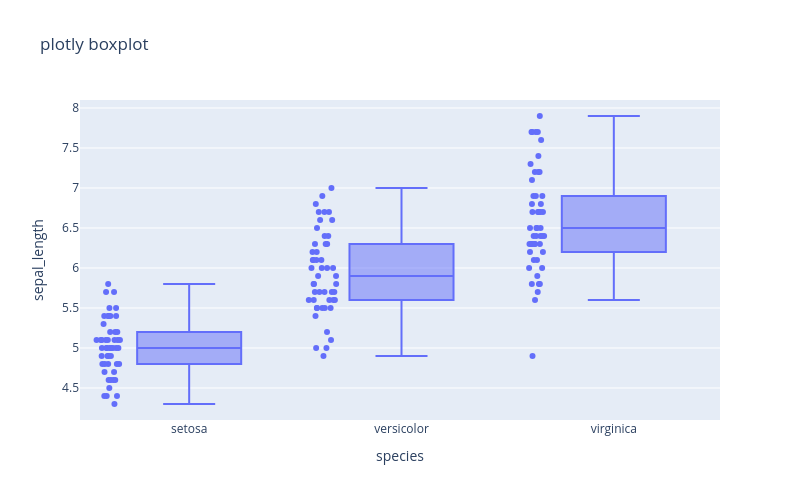

The code cell stored with this chart in its notebook:
### Code cell
px.box(df, x="species", y="sepal_length", title="plotly boxplot", width=800, height=500, points="all")

### Figure 1 — Plotly figure (JSON) as saved in the notebook; plotly's stock layout.template omitted (floating-point values rounded to 4 significant figures; data arrays with more than 128 entries replaced by an {"elided": "..."} marker saying what was removed)
{"data": [{"alignmentgroup": "True", "boxpoints": "all", "hovertemplate": "species=%{x}<br>sepal_length=%{y}<extra></extra>", "legendgroup": "", "marker": {"color": "#636efa"}, "name": "", "notched": false, "offsetgroup": "", "orientation": "v", "showlegend": false, "type": "box", "x": {"elided": "150 str values"}, "x0": " ", "xaxis": "x", "y": {"elided": "150 float values"}, "y0": " ", "yaxis": "y"}], "layout": {"boxmode": "group", "height": 500, "legend": {"tracegroupgap": 0}, "title": {"text": "plotly boxplot"}, "width": 800, "xaxis": {"anchor": "y", "autorange": true, "domain": [0, 1], "range": [-0.5141, 2.5], "title": {"text": "species"}, "type": "category"}, "yaxis": {"anchor": "x", "autorange": true, "domain": [0, 1], "range": [4.1, 8.1], "title": {"text": "sepal_length"}, "type": "linear"}}}
